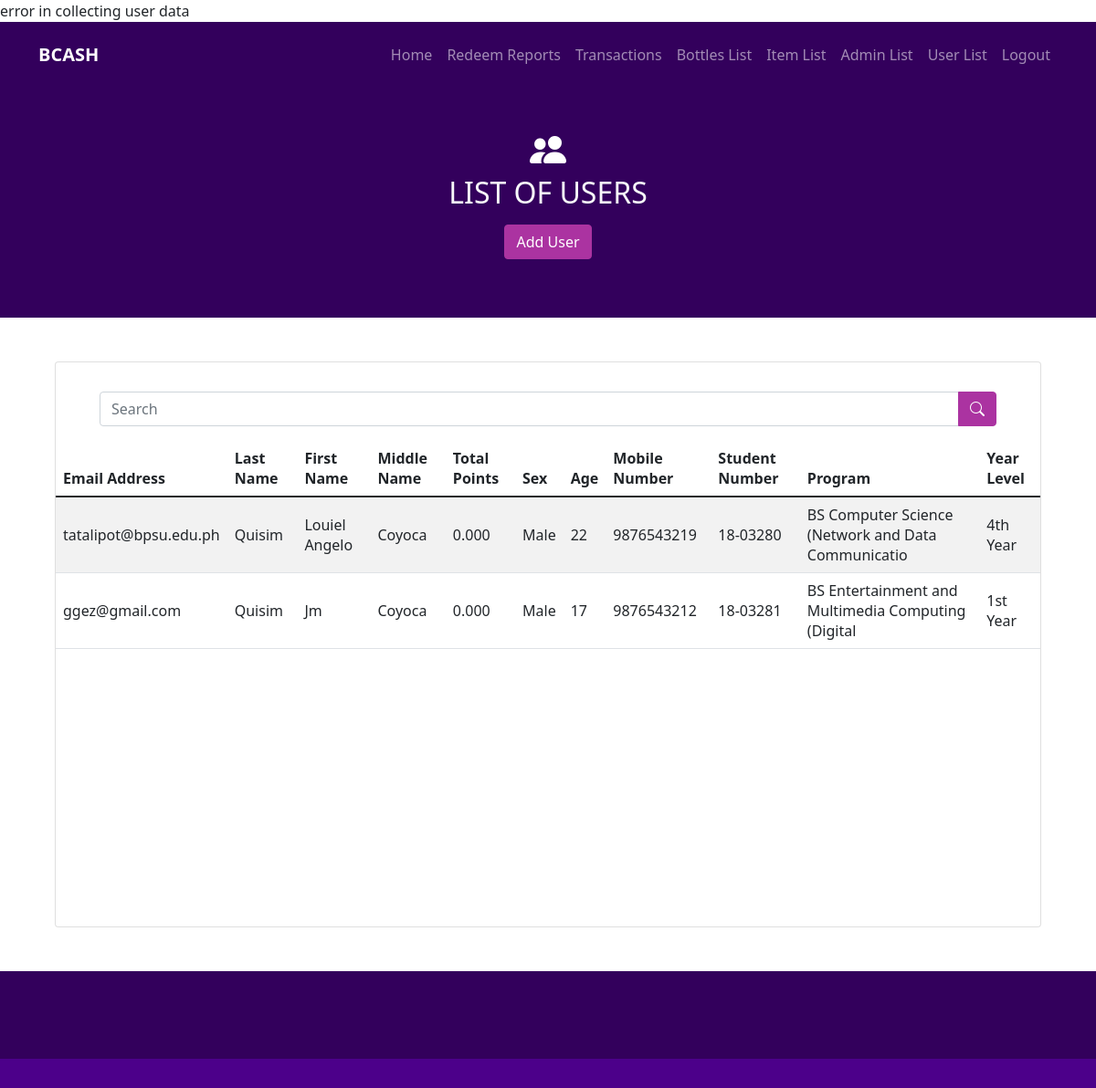
Screenshot of /user_list.php with the database file from the repository.
### tables this page shows
CREATE TABLE `user_login` (
  `username` varchar(25) NOT NULL,
  `acc_id` int(50) NOT NULL,
  `password` varchar(25) NOT NULL,
  `qrcode` varchar(75) NOT NULL,
  `total_points` decimal(50,3) NOT NULL,
  `total_bottles` int(50) NOT NULL,
  `lname` varchar(50) NOT NULL,
  `fname` varchar(50) NOT NULL,
  `mname` varchar(50) NOT NULL,
  `sex` varchar(50) NOT NULL,
  `age` int(10) NOT NULL,
  `email` varchar(50) NOT NULL,
  `program` varchar(50) NOT NULL,
  `year_level` varchar(50) NOT NULL,
  `mobile_num` bigint(50) NOT NULL,
  `stud_num` varchar(10) NOT NULL,
  `admin` tinyint(2) NOT NULL
);

### mydb.php (called while the page is built, shortened)
<?php
class myDb {
    private $link;
    function __construct(){
        $this->host = "localhost";
        $this->username = "root";
        $this->password = "";
        $this->database = "bcash";
        $this->link = mysqli_connect($this->host, $this->username, $this->password, $this->database);
    }
    public function get_Users(){
        $sql = "SELECT * FROM user_login";
        $result = mysqli_query($this->link, $sql);
        $records = array();
        if(mysqli_num_rows($result) > 0){
            while($row = mysqli_fetch_assoc($result)){
                if($row['admin'] != 1){
                    $records[] = [
                        'acc_id' => $row['acc_id'],
                        'username' => $row['username'],
                        'lname' => $row['lname'],
                        'mname' => $row['mname'],
                        'fname' => $row['fname'],
                        'sex' => $row['sex'],
                        'age' => $row['age'],
                        'email' => $row['email'],
                        'program' => $row['program'],
                        'year_level' => $row['year_level'],
                        'mobile_num' => $row['mobile_num'],
                        'stud_num' => $row['stud_num'],
                        'total_points' => $row['total_points']
                    ];
                }
            }
        }
        else{
            $records = null;
        }
        return $records;
    }
}

### user_list.php (the view, shortened to what this page needs)
<?php
    require "mydb.php";
    $mydb = new myDb;
?>
<!doctype html>
<html lang="en">
  <head>
    <link href="sass/main.css" rel="stylesheet">
    <link rel="stylesheet" href="https://cdn.jsdelivr.net/npm/bootstrap-icons@1.3.0/font/bootstrap-icons.css">
    <link rel="stylesheet" type="text/css" href="css/style.css">
  </head>
  <body>
    <?php
        include 'nav_admin.php';
    ?>
    <section class=" bg-dark p-5">
        <div class="container text-center">
            <div class="h1 text-white">
              <i class="bi bi-people-fill"></i>
            </div>
            <h2 class="text-light text-center mb-3">
                LIST OF USERS
            </h2>
            <p class="lead text-center">
                <button type="button" class="btn btn-secondary btn-md addbtn" data-bs-toggle="modal" data-bs-target="#modaladdUser">
                  Add User
                </button>
            </p>
        </div>
    </section>
    <section class="p-5">
        <div class="container">
            <div class="card text-center">
                <div class="card-body px-0">
                    <form action="" method="post">
                        <div class="input-group px-5 my-3">
                            <input type="text" class="form-control" placeholder="Search" name="search">
                            <button class="btn btn-secondary" type="submit" id="searchbtn" name="user_search">
                                <i class="bi bi-search"></i>
                            </button>
                        </div>
                    </form>
                    <p class="card-text">
                        <div class="infocontent">
                            <div class="scroll">
                                <table class="table table-striped">
                                    <thead>
                                      <tr>
                                        <th scope="col">Email Address</th>
                                        <th scope="col">Last Name</th>
                                        <th scope="col">First Name</th>
                                        <th scope="col">Middle Name</th>
                                        <th scope="col">Total Points</th>
                                        <th scope="col">Sex</th>
                                        <th scope="col">Age</th>
                                        <th scope="col">Mobile Number</th>
                                        <th scope="col">Student Number</th>
                                        <th scope="col">Program</th>
                                        <th scope="col">Year Level</th>
                                      </tr>
                                    </thead>
                                    <tbody class="align-middle">
                                      <?php
                                        $result = $mydb->get_Users();
                                        if(isset($_POST['user_search'])){
                                          $keyword = $_POST['search'];
                                          $search_result = $mydb->search_Users($keyword);
                                          if(isset($search_result)){
                                            foreach($search_result as $row){
                                              $email = $row['email'];
                                              $lname = $row['lname'];
                                              $fname = $row['fname'];
                                              $mname = $row['mname'];
                                              $user_points = $row['total_points'];
                                              $sex = $row['sex'];
                                              $age = $row['age'];
                                              $mobile_num = $row['mobile_num'];
                                              $stud_num = $row['stud_num'];
                                              $program = $row['program'];
                                              $year_level = $row['year_level'];
                                              echo '
                                                <tr>
                                                  <td>'.$email.'</td>
                                                  <td>'.$lname.'</td>
                                                  <td>'.$fname.'</td>
                                                  <td>'.$mname.'</td>
                                                  <td>'.$user_points.'</td>
                                                  <td>'.$sex.'</td>
                                                  <td>'.$age.'</td>
                                                  <td>'.$mobile_num.'</td>
                                                  <td>'.$stud_num.'</td>
                                                  <td>'.$program.'</td>
                                                  <td>'.$year_level.'</td>
                                                </tr>
                                              ';
                                            }
                                          }
                                        }
                                        elseif(isset($result)){
                                          foreach($result as $row){
                                            $email = $row['email'];
                                            $lname = $row['lname'];
                                            $fname = $row['fname'];
                                            $mname = $row['mname'];
                                            $user_points = $row['total_points'];
                                            $sex = $row['sex'];
                                            $age = $row['age'];
                                            $mobile_num = $row['mobile_num'];
                                            $stud_num = $row['stud_num'];
                                            $program = $row['program'];
                                            $year_level = $row['year_level'];
                                            echo '
                                              <tr>
                                                <td>'.$email.'</td>
                                                <td>'.$lname.'</td>
                                                <td>'.$fname.'</td>
                                                <td>'.$mname.'</td>
                                                <td>'.$user_points.'</td>
                                                <td>'.$sex.'</td>
                                                <td>'.$age.'</td>
                                                <td>'.$mobile_num.'</td>
                                                <td>'.$stud_num.'</td>
                                                <td>'.$program.'</td>
                                                <td>'.$year_level.'</td>
                                              </tr>
                                            ';
                                          }
                                        }
                                      ?>
                                    </tbody>
                                </table>
                            </div>
                        </div>
                    </p>
                </div>
            </div>
        </div>
    </section>
    <section class="bg-dark p-5">
    </section>
    <section class="bg-primary p-3">
    </section>
  </body>
</html>

### css/style.css (style rules this page uses)
* { margin: 0; padding: 0; }
.infocontent { height: 500px; }
.scroll { width: 100%; height: 100%; overflow-y: scroll; }

### rows the page displays
user_login: email "tatalipot@bpsu.edu.ph", lname "Quisim", fname "Louiel Angelo", mname "Coyoca", total_points "0.000", sex "Male", age "22", mobile_num "9876543219", stud_num "18-03280", program "BS Computer Science (Network and Data Communicatio", year_level "4th Year"
user_login: email "ggez@gmail.com", lname "Quisim", fname "Jm", mname "Coyoca", total_points "0.000", sex "Male", age "17", mobile_num "9876543212", stud_num "18-03281", program "BS Entertainment and Multimedia Computing (Digital", year_level "1st Year"
